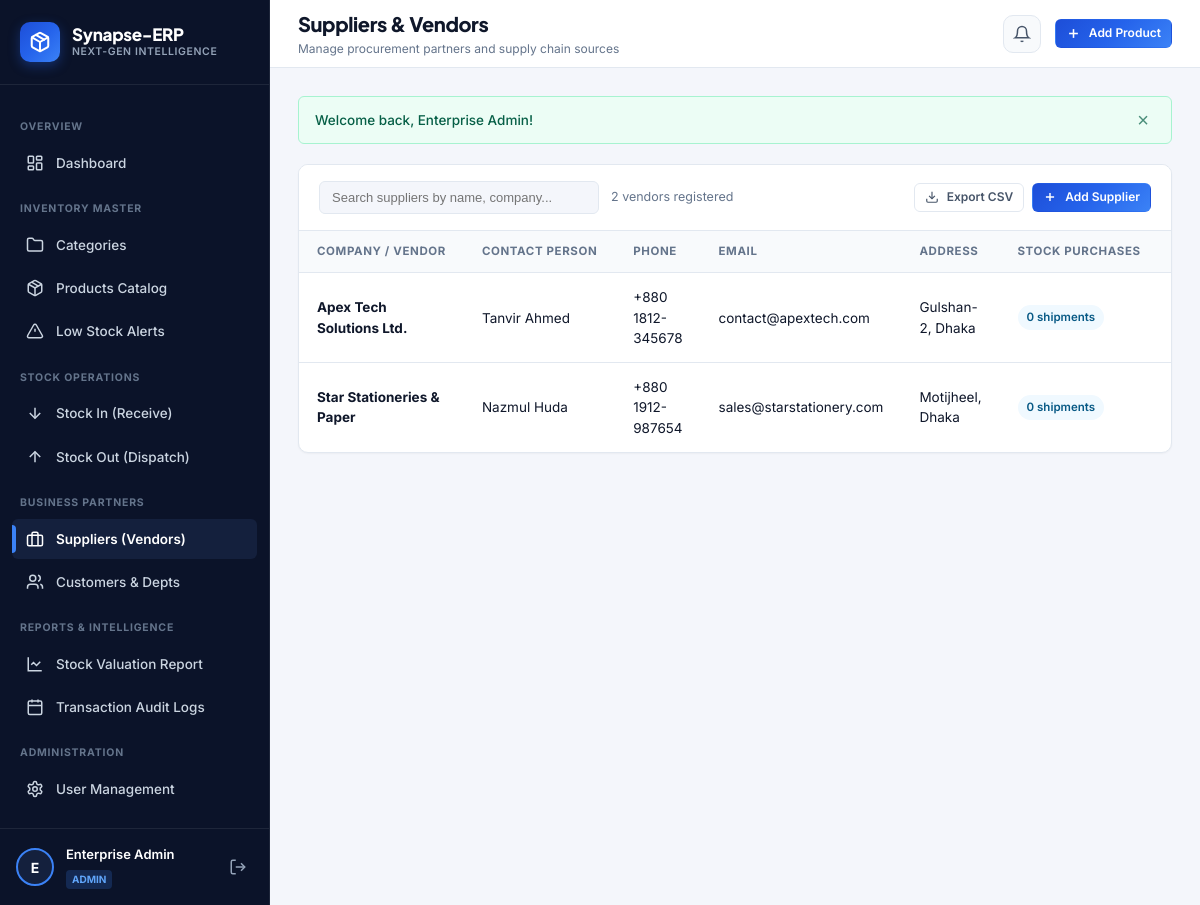
Screenshot of /suppliers/index.php (signed in) with the database file from the repository.
### tables this page shows
CREATE TABLE IF NOT EXISTS suppliers (
    id INT AUTO_INCREMENT PRIMARY KEY,
    name VARCHAR(100) NOT NULL,
    company_name VARCHAR(120) NULL,
    email VARCHAR(100) NULL,
    phone VARCHAR(30) NULL,
    address TEXT NULL,
    status TINYINT(1) DEFAULT 1,
    created_at TIMESTAMP DEFAULT CURRENT_TIMESTAMP
);

### suppliers/index.php (the view, shortened to what this page needs)
<?php
require_once __DIR__ . '/../includes/header.php';
$sql = "SELECT s.*, COUNT(st.id) AS transaction_count
        FROM suppliers s
        LEFT JOIN stock_transactions st ON st.supplier_id = s.id
        GROUP BY s.id
        ORDER BY s.company_name ASC";
$suppliers = $pdo->query($sql)->fetchAll();
include __DIR__ . '/../includes/sidebar.php';
?>
<div class="card">
    <div class="table-toolbar">
        <div style="display:flex; align-items:center; gap: 12px; flex-wrap: wrap;">
            <input type="text" id="tableSearchInput" class="table-search-input" placeholder="Search suppliers by name, company...">
            <span style="font-size: 12.5px; color: var(--text-muted);"><?= count($suppliers) ?> vendors registered</span>
        </div>
        <div style="display:flex; gap: 8px;">
            <button type="button" class="btn btn-secondary btn-sm" onclick="exportTableToCSV('dataTable', 'suppliers_list.csv')">
                <svg width="14" height="14" viewBox="0 0 24 24" fill="none" stroke="currentColor" stroke-width="2"><path d="M21 15v4a2 2 0 0 1-2 2H5a2 2 0 0 1-2-2v-4"></path><polyline points="7 10 12 15 17 10"></polyline><line x1="12" y1="15" x2="12" y2="3"></line></svg>
                Export CSV
            </button>
            <a class="btn btn-primary btn-sm" href="create.php">
                <svg width="14" height="14" viewBox="0 0 24 24" fill="none" stroke="currentColor" stroke-width="2.5"><line x1="12" y1="5" x2="12" y2="19"></line><line x1="5" y1="12" x2="19" y2="12"></line></svg>
                Add Supplier
            </a>
        </div>
    </div>
    <div class="table-responsive">
        <table class="corporate-table" id="dataTable">
            <thead>
                <tr>
                    <th>Company / Vendor</th>
                    <th>Contact Person</th>
                    <th>Phone</th>
                    <th>Email</th>
                    <th>Address</th>
                    <th>Stock Purchases</th>
                    <th>Status</th>
                </tr>
            </thead>
            <tbody>
                <?php if (empty($suppliers)): ?>
                    <tr>
                        <td colspan="8" style="text-align:center; color: var(--text-muted); padding: 40px;">
                            No suppliers registered yet. Click "Add Supplier" to add one.
                        </td>
                    </tr>
                <?php else: ?>
                    <?php foreach ($suppliers as $s): ?>
                    <tr>
                        <td>
                            <strong><?= clean($s['company_name'] ?: $s['name']) ?></strong>
                        </td>
                        <td><?= clean($s['name']) ?></td>
                        <td><?= clean($s['phone']) ?: '<span style="color:var(--text-muted);">-</span>' ?></td>
                        <td><?= clean($s['email']) ?: '<span style="color:var(--text-muted);">-</span>' ?></td>
                        <td><?= clean($s['address']) ?: '<span style="color:var(--text-muted);">-</span>' ?></td>
                        <td><span class="badge badge-info"><?= $s['transaction_count'] ?> shipments</span></td>
                        <td>
                        </td>
                    </tr>
                    <?php endforeach; ?>
                <?php endif; ?>
            </tbody>
        </table>
    </div>
</div>
<?php include __DIR__ . '/../includes/footer.php'; ?>

### assets/css/style.css (style rules this page uses)
:root { --font-main: 'Inter', -apple-system, BlinkMacSystemFont, 'Segoe UI', Roboto, sans-serif; --font-heading: 'Plus Jakarta Sans', var(--font-main); --bg-app: #f4f6fb; --bg-surface: #ffffff; --bg-surface-secondary: #f8fafc; --bg-surface-elevated: #ffffff; --sidebar-bg: #0b1329; --sidebar-surface: #14203d; --sidebar-border: rgba(255, 255, 255, 0.08); --sidebar-text: #94a3b8; --sidebar-text-hover: #ffffff; --sidebar-active-bg: #1e2e56; --sidebar-active-accent: #3b82f6; --primary: #2563eb; --primary-hover: #1d4ed8; --primary-gradient: linear-gradient(135deg, #1d4ed8 0%, #2563eb 50%, #3b82f6 100%); --primary-light: #eff6ff; --primary-border: #bfdbfe; --success: #10b981; --success-bg: #ecfdf5; --success-text: #065f46; --warning: #f59e0b; --warning-bg: #fffbeb; --warning-text: #92400e; --danger: #ef4444; --danger-bg: #fef2f2; --danger-text: #991b1b; --info: #0ea5e9; --info-bg: #f0f9ff; --info-text: #075985; --text-primary: #0f172a; --text-secondary: #475569; --text-muted: #64748b; --text-inverse: #ffffff; --border-color: #e2e8f0; --border-light: #edf2f7; --radius-sm: 6px; --radius-md: 10px; --radius-lg: 16px; --radius-full: 9999px; --shadow-xs: 0 1px 2px 0 rgb(0 0 0 / 0.04); --shadow-sm: 0 1px 3px 0 rgb(0 0 0 / 0.08), 0 1px 2px -1px rgb(0 0 0 / 0.08); --shadow-md: 0 4px 12px -2px rgb(0 0 0 / 0.06), 0 2px 6px -2px rgb(0 0 0 / 0.04); --shadow-lg: 0 12px 24px -4px rgb(0 0 0 / 0.08), 0 4px 8px -4px rgb(0 0 0 / 0.04); }
*, *::before, *::after { box-sizing: border-box; }
body { margin: 0; font-family: var(--font-main); background-color: var(--bg-app); color: var(--text-primary); line-height: 1.5; -webkit-font-smoothing: antialiased; }
.card { background-color: var(--bg-surface); border: 1px solid var(--border-color); border-radius: var(--radius-md); box-shadow: var(--shadow-xs); margin-bottom: 24px; overflow: hidden; }
.table-toolbar { padding: 16px 20px; background-color: var(--bg-surface); border-bottom: 1px solid var(--border-color); display: flex; flex-wrap: wrap; align-items: center; justify-content: space-between; gap: 12px; }
.table-search-input { width: 280px; padding: 8px 12px; font-size: 13px; border: 1px solid var(--border-color); border-radius: var(--radius-sm); background-color: var(--bg-app); color: var(--text-primary); outline: none; transition: all 0.15s ease; }
.table-responsive { width: 100%; overflow-x: auto; }
.corporate-table { width: 100%; border-collapse: separate; border-spacing: 0; text-align: left; font-size: 13.5px; }
.corporate-table th { background-color: var(--bg-surface-secondary); color: var(--text-muted); font-weight: 700; font-size: 11.5px; text-transform: uppercase; letter-spacing: 0.6px; padding: 12px 18px; border-bottom: 1px solid var(--border-color); white-space: nowrap; }
.corporate-table td { padding: 14px 18px; border-bottom: 1px solid var(--border-color); color: var(--text-primary); vertical-align: middle; }
.corporate-table tr:last-child td { border-bottom: none; }
.badge { display: inline-flex; align-items: center; gap: 5px; padding: 4px 9px; font-size: 11.5px; font-weight: 600; border-radius: var(--radius-full); white-space: nowrap; }
.badge-info { background-color: var(--info-bg); color: var(--info-text); }
.btn { display: inline-flex; align-items: center; justify-content: center; gap: 8px; padding: 9px 16px; font-size: 13.5px; font-weight: 600; font-family: inherit; border-radius: var(--radius-sm); border: 1px solid transparent; cursor: pointer; text-decoration: none; transition: all 0.15s ease; line-height: 1.2; }
.btn-primary { background: var(--primary-gradient); color: #ffffff; }
.btn-secondary { background-color: var(--bg-surface); color: var(--text-secondary); border-color: var(--border-color); }
.btn-sm { padding: 6px 10px; font-size: 12px; }

### rows the page displays
suppliers: company_name "Apex Tech Solutions Ltd.", name "Tanvir Ahmed", phone "+880 1812-345678", email "contact@apextech.com", address "Gulshan-2, Dhaka", transaction_count "0"
suppliers: company_name "Star Stationeries & Paper", name "Nazmul Huda", phone "+880 1912-987654", email "sales@starstationery.com", address "Motijheel, Dhaka", transaction_count "0"

### other values shown
$userInitial "E"
$userName "Enterprise Admin"
$userRole "ADMIN"
$pageTitle "Suppliers & Vendors"
$pageSubtitle "Manage procurement partners and supply chain sources"
$flash['text'] "Welcome back, Enterprise Admin!"
count($suppliers) "2"
